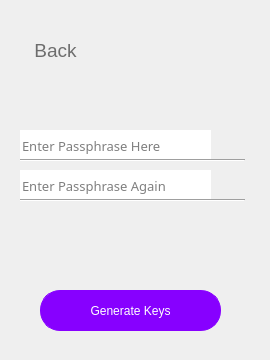
     <widget class="QWidget" name="page_2">
      <widget class="QWidget" name="cnwForm" native="true">
       <property name="geometry">
        <rect>
         <x>0</x>
         <y>30</y>
         <width>261</width>
         <height>321</height>
        </rect>
       </property>
       <widget class="QPushButton" name="Gene_Key">
        <property name="geometry">
         <rect>
          <x>40</x>
          <y>260</y>
          <width>181</width>
          <height>41</height>
         </rect>
        </property>
        <property name="font">
         <font>
          <family>Arial</family>
          <pointsize>9</pointsize>
          <weight>9</weight>
          <italic>false</italic>
          <bold>false</bold>
         </font>
        </property>
        <property name="cursor">
         <cursorShape>PointingHandCursor</cursorShape>
        </property>
        <property name="focusPolicy">
         <enum>Qt::NoFocus</enum>
        </property>
        <property name="styleSheet">
         <string notr="true">border-width: 1px;
border-color: rgb(135, 0, 255);
background-color: rgb(135, 0, 255);
font: 75 9pt &quot;Arial&quot;;
color: rgb(255, 255, 255);
border-radius:20px;
border-style:solid; 
</string>
        </property>
        <property name="text">
         <string>Generate Keys</string>
        </property>
        <property name="flat">
         <bool>true</bool>
        </property>
       </widget>
       <widget class="QToolButton" name="back_to_import">
        <property name="geometry">
         <rect>
          <x>10</x>
          <y>0</y>
          <width>91</width>
          <height>41</height>
         </rect>
        </property>
        <property name="font">
         <font>
          <family>Arial</family>
          <pointsize>14</pointsize>
          <weight>50</weight>
          <italic>false</italic>
          <bold>false</bold>
         </font>
        </property>
        <property name="styleSheet">
         <string notr="true">border:0px;
color: rgb(109, 109, 109);
font: 14pt &quot;Arial&quot;;
</string>
        </property>
        <property name="text">
         <string>Back</string>
        </property>
        <property name="icon">
         <iconset resource="pic.qrc">
          <normaloff>:/pic/walletback.png</normaloff>:/pic/walletback.png</iconset>
        </property>
        <property name="iconSize">
         <size>
          <width>200</width>
          <height>200</height>
         </size>
        </property>
        <property name="popupMode">
         <enum>QToolButton::DelayedPopup</enum>
        </property>
        <property name="toolButtonStyle">
         <enum>Qt::ToolButtonTextBesideIcon</enum>
        </property>
        <property name="autoRaise">
         <bool>true</bool>
        </property>
       </widget>
       <widget class="QLineEdit" name="lineEdit_4">
        <property name="geometry">
         <rect>
          <x>20</x>
          <y>100</y>
          <width>191</width>
          <height>31</height>
         </rect>
        </property>
        <property name="font">
         <font>
          <family>微软雅黑</family>
          <pointsize>10</pointsize>
         </font>
        </property>
        <property name="focusPolicy">
         <enum>Qt::StrongFocus</enum>
        </property>
        <property name="toolTip">
         <string/>
        </property>
        <property name="statusTip">
         <string/>
        </property>
        <property name="whatsThis">
         <string/>
        </property>
        <property name="accessibleName">
         <string/>
        </property>
        <property name="accessibleDescription">
         <string/>
        </property>
        <property name="styleSheet">
         <string notr="true">
QLineEdit[echoMode=&quot;2&quot;] {
    lineedit-password-character:42;
}
</string>
        </property>
        <property name="maxLength">
         <number>20</number>
        </property>
        <property name="frame">
         <bool>false</bool>
        </property>
        <property name="echoMode">
         <enum>QLineEdit::Password</enum>
        </property>
        <property name="placeholderText">
         <string>Enter Passphrase Here</string>
        </property>
       </widget>
       <widget class="QLineEdit" name="lineEdit_5">
        <property name="geometry">
         <rect>
          <x>20</x>
          <y>140</y>
          <width>191</width>
          <height>31</height>
         </rect>
        </property>
        <property name="font">
         <font>
          <family>微软雅黑</family>
          <pointsize>10</pointsize>
         </font>
        </property>
        <property name="focusPolicy">
         <enum>Qt::StrongFocus</enum>
        </property>
        <property name="styleSheet">
         <string notr="true">QLineEdit[echoMode=&quot;2&quot;] {
    lineedit-password-character: 42;
}</string>
        </property>
        <property name="maxLength">
         <number>20</number>
        </property>
        <property name="frame">
         <bool>false</bool>
        </property>
        <property name="echoMode">
         <enum>QLineEdit::Password</enum>
        </property>
        <property name="placeholderText">
         <string>Enter Passphrase Again</string>
        </property>
       </widget>
       <widget class="Line" name="line_36">
        <property name="geometry">
         <rect>
          <x>20</x>
          <y>125</y>
          <width>225</width>
          <height>10</height>
         </rect>
        </property>
        <property name="orientation">
         <enum>Qt::Horizontal</enum>
        </property>
       </widget>
       <widget class="Line" name="line_37">
        <property name="geometry">
         <rect>
          <x>20</x>
          <y>165</y>
          <width>225</width>
          <height>10</height>
         </rect>
        </property>
        <property name="orientation">
         <enum>Qt::Horizontal</enum>
        </property>
       </widget>
       <widget class="QPushButton" name="turn2visible1">
        <property name="geometry">
         <rect>
          <x>220</x>
          <y>100</y>
          <width>31</width>
          <height>21</height>
         </rect>
        </property>
        <property name="font">
         <font>
          <family>Arial</family>
         </font>
        </property>
        <property name="cursor">
         <cursorShape>PointingHandCursor</cursorShape>
        </property>
        <property name="focusPolicy">
         <enum>Qt::NoFocus</enum>
        </property>
        <property name="autoFillBackground">
         <bool>false</bool>
        </property>
        <property name="styleSheet">
         <string notr="true">border:0px;</string>
        </property>
        <property name="text">
         <string/>
        </property>
        <property name="icon">
         <iconset resource="pic.qrc">
          <normaloff>:/pic/02.png</normaloff>:/pic/02.png</iconset>
        </property>
        <property name="iconSize">
         <size>
          <width>40</width>
          <height>40</height>
         </size>
        </property>
        <property name="flat">
         <bool>true</bool>
        </property>
       </widget>
       <widget class="QPushButton" name="turn2visible2">
        <property name="geometry">
         <rect>
          <x>220</x>
          <y>140</y>
          <width>31</width>
          <height>21</height>
         </rect>
        </property>
        <property name="cursor">
         <cursorShape>PointingHandCursor</cursorShape>
        </property>
        <property name="focusPolicy">
         <enum>Qt::NoFocus</enum>
        </property>
        <property name="autoFillBackground">
         <bool>false</bool>
        </property>
        <property name="styleSheet">
         <string notr="true">border:0px;</string>
        </property>
        <property name="text">
         <string/>
        </property>
        <property name="icon">
         <iconset resource="pic.qrc">
          <normaloff>:/pic/02.png</normaloff>:/pic/02.png</iconset>
        </property>
        <property name="iconSize">
         <size>
          <width>40</width>
          <height>40</height>
         </size>
        </property>
        <property name="flat">
         <bool>true</bool>
        </property>
       </widget>
      </widget>
     </widget>
